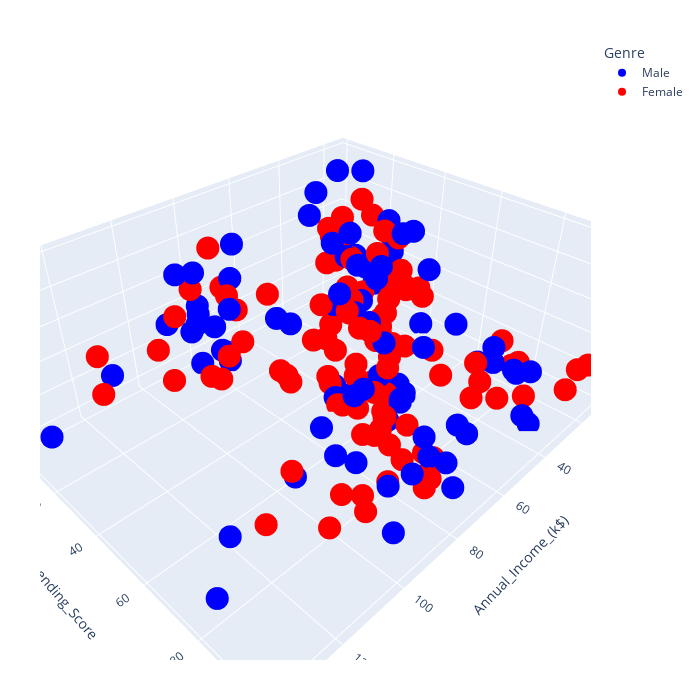

This figure's notebook cell:
### Markdown cell above
### Plot 4 dimensions (4 features) on the 3D space.   
Try different views, angles, perspectives, zooms to see how the data points look like.
There are at least five clusters and the middle one appears more densely populated.

### Code cell
three_dim_fig = px.scatter_3d(
    df, x="Annual_Income_(k$)", y="Spending_Score", z="Age", color="Genre",
    height=700, width=700,
    color_discrete_map={"Male": "blue", "Female":"red"}
).update_layout(margin=dict(t=40, l=40, r=40, b=40)
               )#.update_scenes(xaxis_autorange="reversed")

three_dim_fig.show()

# save to file, use everywhere with a browser
three_dim_fig.write_html("three_dim_customers.html")

### Figure 1 — Plotly figure (JSON) as saved in the notebook; plotly's stock layout.template omitted (floating-point values rounded to 4 significant figures)
{"data": [{"hovertemplate": "Genre=Male<br>Annual_Income_(k$)=%{x}<br>Spending_Score=%{y}<br>Age=%{z}<extra></extra>", "legendgroup": "Male", "marker": {"color": "blue", "symbol": "circle"}, "mode": "markers", "name": "Male", "scene": "scene", "showlegend": true, "type": "scatter3d", "x": [15, 15, 19, 19, 20, 20, 21, 23, 24, 24, 25, 28, 28, 30, 33, 33, 38, 39, 42, 43, 43, 44, 46, 46, 46, 48, 48, 48, 49, 54, 54, 54, 54, 54, 54, 54, 59, 60, 60, 61, 61, 62, 62, 62, 63, 63, 63, 63, 64, 67, 69, 71, 71, 71, 71, 71, 71, 73, 73, 74, 75, 77, 77, 77, 78, 78, 78, 78, 78, 81, 85, 86, 87, 87, 87, 87, 87, 88, 88, 93, 93, 98, 99, 101, 113, 126, 137, 137], "y": [39, 81, 3, 14, 13, 79, 66, 29, 35, 73, 73, 82, 61, 4, 4, 92, 92, 36, 60, 60, 41, 46, 46, 56, 55, 51, 59, 59, 55, 47, 54, 48, 51, 55, 41, 46, 41, 49, 52, 42, 49, 59, 55, 56, 46, 43, 48, 52, 46, 56, 91, 35, 95, 11, 75, 9, 75, 5, 73, 10, 93, 12, 97, 36, 90, 17, 88, 1, 1, 5, 26, 20, 63, 13, 75, 10, 92, 15, 69, 14, 90, 15, 97, 68, 8, 74, 18, 83], "z": [19, 21, 64, 67, 37, 22, 20, 52, 35, 25, 31, 29, 35, 60, 53, 18, 24, 48, 33, 59, 47, 69, 53, 70, 19, 63, 18, 19, 70, 59, 26, 40, 57, 38, 67, 48, 18, 48, 24, 48, 20, 67, 26, 49, 54, 68, 66, 65, 19, 27, 39, 43, 40, 59, 38, 47, 39, 20, 32, 19, 32, 25, 28, 48, 34, 43, 39, 37, 34, 19, 50, 42, 32, 40, 28, 36, 36, 58, 27, 59, 35, 46, 30, 28, 33, 32, 32, 30]}, {"hovertemplate": "Genre=Female<br>Annual_Income_(k$)=%{x}<br>Spending_Score=%{y}<br>Age=%{z}<extra></extra>", "legendgroup": "Female", "marker": {"color": "red", "symbol": "circle"}, "mode": "markers", "name": "Female", "scene": "scene", "showlegend": true, "type": "scatter3d", "x": [16, 16, 17, 17, 18, 18, 19, 19, 20, 20, 21, 23, 25, 28, 28, 29, 29, 30, 33, 33, 34, 34, 37, 37, 38, 39, 39, 39, 40, 40, 40, 40, 42, 43, 43, 44, 46, 47, 47, 48, 48, 48, 49, 50, 50, 54, 54, 54, 54, 54, 57, 57, 58, 58, 59, 60, 60, 60, 60, 62, 62, 62, 63, 63, 64, 65, 65, 65, 65, 67, 67, 67, 69, 70, 70, 72, 72, 73, 73, 74, 75, 76, 76, 77, 78, 78, 78, 78, 78, 78, 78, 79, 79, 81, 85, 86, 87, 88, 88, 97, 97, 98, 99, 101, 103, 103, 103, 103, 113, 120, 120, 126], "y": [6, 77, 40, 76, 6, 94, 72, 99, 15, 77, 35, 98, 5, 14, 32, 31, 87, 73, 14, 81, 17, 73, 26, 75, 35, 61, 28, 65, 55, 47, 42, 42, 52, 54, 45, 50, 51, 52, 59, 50, 48, 47, 42, 49, 56, 53, 52, 42, 44, 57, 58, 55, 60, 46, 55, 40, 42, 47, 50, 41, 48, 42, 50, 54, 42, 48, 50, 43, 59, 43, 57, 40, 58, 29, 77, 34, 71, 88, 7, 72, 5, 40, 87, 74, 22, 20, 76, 16, 89, 78, 73, 35, 83, 93, 75, 95, 27, 13, 86, 32, 86, 88, 39, 24, 17, 85, 23, 69, 91, 16, 79, 28], "z": [20, 23, 31, 22, 35, 23, 30, 35, 58, 24, 35, 35, 46, 54, 45, 40, 23, 21, 49, 21, 42, 30, 36, 20, 65, 31, 49, 24, 50, 27, 29, 31, 49, 31, 50, 51, 27, 67, 54, 43, 68, 32, 47, 60, 60, 45, 23, 49, 46, 21, 55, 22, 34, 50, 68, 40, 32, 47, 27, 23, 49, 21, 66, 19, 38, 18, 19, 63, 49, 51, 50, 38, 40, 23, 31, 25, 31, 29, 44, 35, 57, 28, 32, 32, 34, 44, 38, 47, 27, 30, 30, 56, 29, 31, 36, 33, 36, 52, 30, 37, 32, 29, 41, 54, 41, 36, 34, 32, 38, 47, 35, 45]}], "layout": {"height": 700, "legend": {"title": {"text": "Genre"}, "tracegroupgap": 0}, "margin": {"b": 40, "l": 40, "r": 40, "t": 40}, "scene": {"domain": {"x": [0, 1], "y": [0, 1]}, "xaxis": {"title": {"text": "Annual_Income_(k$)"}}, "yaxis": {"title": {"text": "Spending_Score"}}, "zaxis": {"title": {"text": "Age"}}}, "width": 700}}
